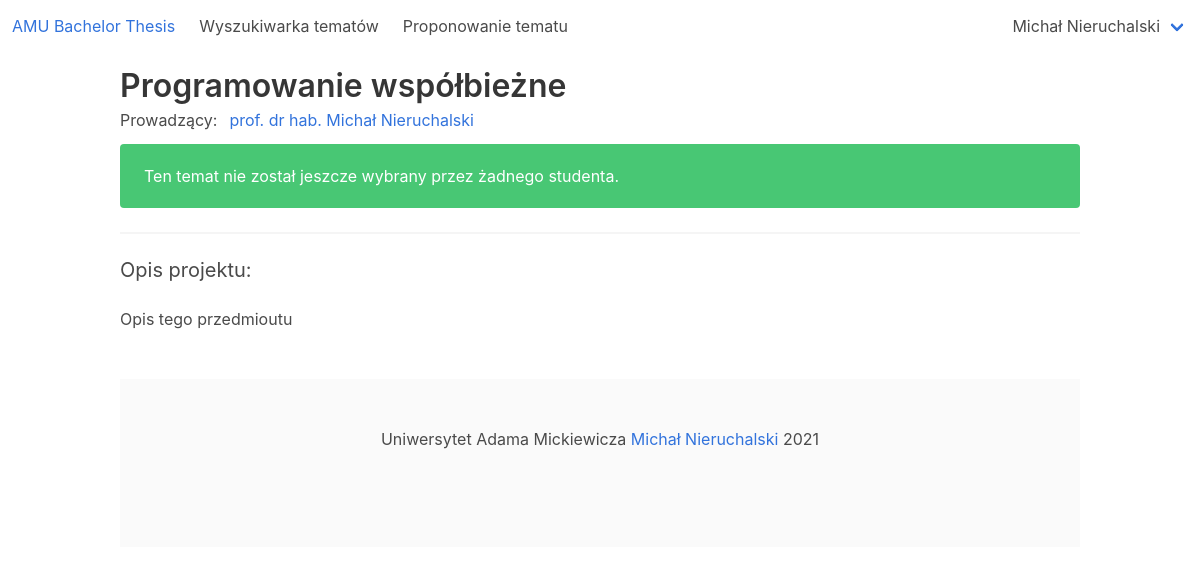
The app's page /amu_bachelor_thesis/thesis/11 (signed in), older data.
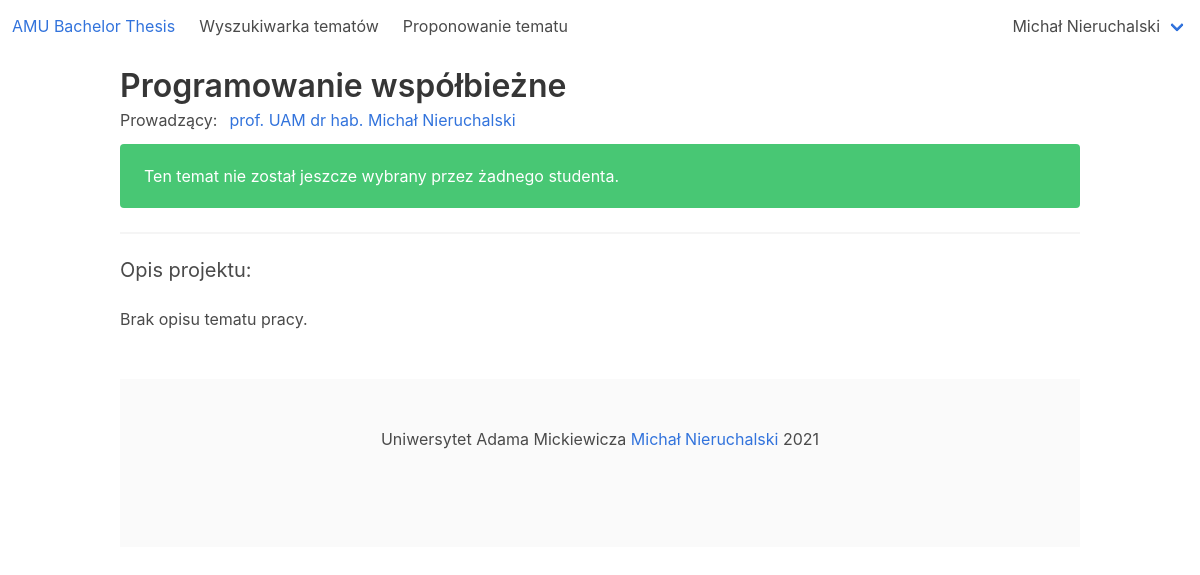
The same page, newer data.
### amu_bachelor_thesis_app/models.py (models this page shows, shortened)
class Thesis(models.Model):
    title = models.CharField(max_length=255, blank=False, null=False)
    description = models.CharField(max_length=4000, blank=True, null=True)
    created_at = models.DateTimeField(null=False)
    edited_at = models.DateTimeField(null=True)
    lecturer = models.ForeignKey(Lecturer, on_delete=models.PROTECT, null=False)
    student = models.OneToOneField(Student, on_delete=models.SET_NULL, null=True)

class Lecturer(models.Model):
    first_name = models.CharField(max_length=180, blank=False, null=False)
    last_name = models.CharField(max_length=180, blank=False, null=False)
    degree = models.CharField(max_length=180, blank=True, null=True)
    interests = models.CharField(max_length=2000, blank=True, null=True)
    description = models.CharField(max_length=4000, blank=True, null=True)
    user = models.OneToOneField(User, on_delete=models.CASCADE, primary_key=True)
    @property
    def name_with_degree(self):
        return self.degree + ' ' + self.first_name + ' ' + self.last_name

### amu_bachelor_thesis_app/views/thesis_views.py (the view)
# urls.py: path('thesis/<int:pk>', thesis_views.ThesisView.as_view(), name="thesis"),
@method_decorator(login_required, name='dispatch')
class ThesisView(generic.DetailView):
    model = Thesis
    template_name = "amu_bachelor_thesis_app/thesis/thesis.html"

### amu_bachelor_thesis_app/models.py (called while the page is built)
    def __str__(self):
        if self.role == User.STUDENT:
            return str(self.student)
        if self.role == User.LECTURER:
            return str(self.lecturer)
        return self.email

    def is_student(self):
        return self.role == User.STUDENT

    def is_lecturer(self):
        return self.role == User.LECTURER

    @property
    def is_superuser(self):
        return self.role == self.SUPERUSER

    def __str__(self):
        return self.first_name + ' ' + self.last_name

    def has_thesis(self):
        try:
            return self.thesis is not None
        except AttributeError:
            return False

### amu_bachelor_thesis_app/templatetags/helpers.py (called while the page is built)
@register.simple_tag
def get_number_of_notifications(user):
    return user.notification_set.count()

@register.simple_tag
def has_notifications(user):
    return user.notification_set.filter(is_seen=False).count() == 0

### amu_bachelor_thesis_app/templates/amu_bachelor_thesis_app/thesis/thesis.html (shortened to what this page needs)
{% extends 'amu_bachelor_thesis_app/base.html' %}
{% block content %}
    <h2 class="title mb-1">{{ thesis.title }}</h2>
    <table class="mb-3">
        <tr>
            <td><span class="pr-3">Prowadzący:</span></td>
            <td>
                <a href="{% url 'amu_bachelor_thesis:lecturer_profile' thesis.lecturer_id %}">{{ thesis.lecturer.name_with_degree }}</a>
            </td>
        </tr>
    </table>
    {% if thesis.student %}
        <div class="notification is-info">
            Ten temat jest już zajęty.
        </div>
    {% else %}
        <div class="notification is-success">
            Ten temat nie został jeszcze wybrany przez żadnego studenta.
        </div>
    {% endif %}
    <hr>
    <div class="mt-2">
        <h3 class="subtitle">Opis projektu:</h3>
        {% if thesis.description %}
            <p>{{ thesis.description }}</p>
        {% else %}
            <p>Brak opisu tematu pracy.</p>
        {% endif %}
    </div>
{% endblock %}

Row changes from the older to the newer data that the page shows:
changed Thesis "Programowanie współbieżne": lecturer.name_with_degree "prof. dr hab. Michał Nieruchalski" → "prof. UAM dr hab. Michał Nieruchalski"; description "Opis tego przedmioutu" → (not shown)
Text that changed along with them:
text now shown: "Brak opisu tematu pracy."
